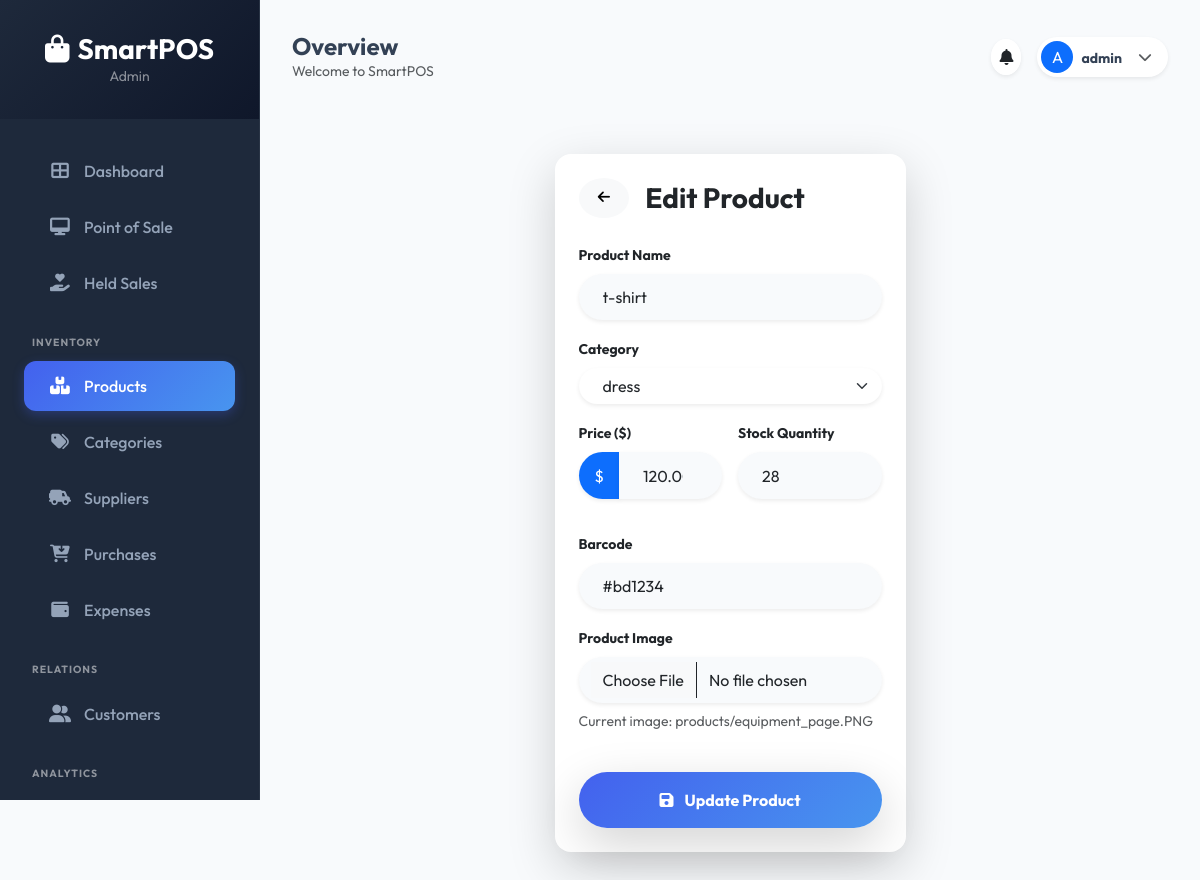
/products/edit/1/ (signed in), run on an earlier commit of the app's database.
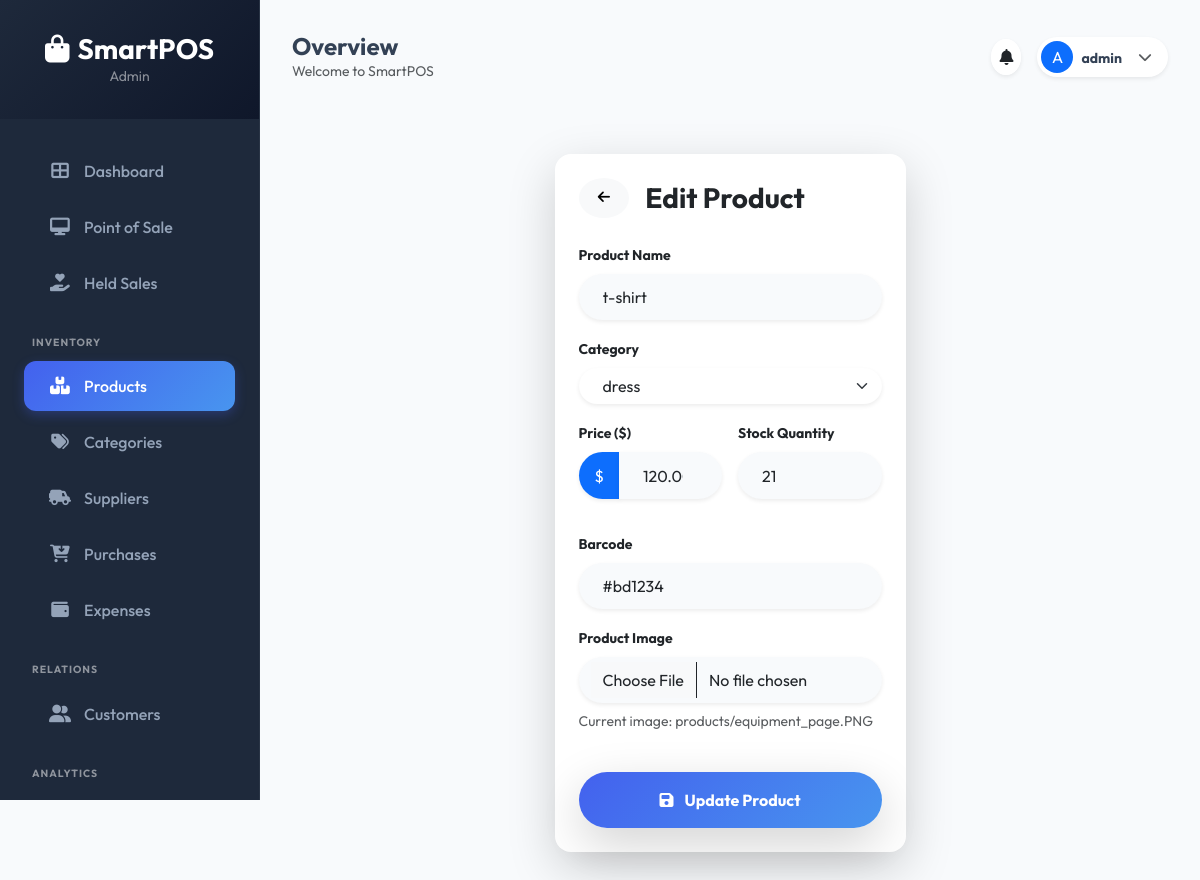
And on a later commit of the database.
### pos_app/models.py (models this page shows, shortened)
class Product(models.Model):
    name = models.CharField(max_length=200)
    category = models.ForeignKey(Category, on_delete=models.CASCADE, related_name='products')
    price = models.DecimalField(max_digits=10, decimal_places=2)
    stock = models.IntegerField(default=0)
    barcode = models.CharField(max_length=100, unique=True, blank=True, null=True)
    image = models.ImageField(upload_to='products/', blank=True, null=True)
    batch_number = models.CharField(max_length=100, blank=True, null=True)
    expiry_date = models.DateField(blank=True, null=True)
    min_stock_level = models.IntegerField(default=10)
    created_at = models.DateTimeField(auto_now_add=True)

class Category(models.Model):
    name = models.CharField(max_length=100)
    description = models.TextField(blank=True, null=True)

### pos_app/views.py (the view, shortened to what this page needs)
# urls.py: path('products/edit/<int:pk>/', views.product_edit, name='product_edit'),
@login_required
def product_edit(request, pk):
    product = get_object_or_404(Product, pk=pk)
    categories = Category.objects.all()
    return render(request, 'inventory/product_form.html', {'product': product, 'categories': categories})

### templates/inventory/product_form.html (shortened to what this page needs)
{% extends 'base.html' %}
{% block content %}
<div class="row justify-content-center py-5">
    <div class="col-md-6 col-lg-5">
        <div class="card p-4 shadow-lg border-0 rounded-4">
            <h3 class="fw-bold mb-4 d-flex align-items-center">
                <a href="{% url 'product_list' %}" class="btn btn-sm btn-light rounded-circle me-3"><i class="fas fa-arrow-left"></i></a>
                {% if product %}Edit Product{% else %}Add New Product{% endif %}
            </h3>
            <form method="POST" enctype="multipart/form-data">
                <div class="mb-3">
                    <label class="form-label small fw-bold">Product Name</label>
                    <input type="text" name="name" class="form-control rounded-pill border-0 shadow-sm px-4" value="{{ product.name|default:'' }}" required>
                </div>
                <div class="mb-3">
                    <label class="form-label small fw-bold">Category</label>
                    <select name="category" class="form-select rounded-pill border-0 shadow-sm px-4" required>
                        {% for cat in categories %}
                        <option value="{{ cat.id }}" {% if product.category.id == cat.id %}selected{% endif %}>{{ cat.name }}</option>
                        {% endfor %}
                    </select>
                </div>
                <div class="row g-3">
                    <div class="col-6 mb-3">
                        <label class="form-label small fw-bold">Price ($)</label>
                        <div class="input-group mb-3">
                            <span class="input-group-text rounded-start-pill border-0 shadow-sm bg-primary text-white px-3">$</span>
                            <input type="number" name="price" class="form-control rounded-end-pill border-0 shadow-sm px-4" step="0.01" value="{{ product.price|default:'0.00' }}" required>
                        </div>
                    </div>
                    <div class="col-6 mb-3">
                        <label class="form-label small fw-bold">Stock Quantity</label>
                        <input type="number" name="stock" class="form-control rounded-pill border-0 shadow-sm px-4" value="{{ product.stock|default:'0' }}" required>
                    </div>
                </div>
                <div class="mb-3">
                    <label class="form-label small fw-bold">Barcode</label>
                    <input type="text" name="barcode" class="form-control rounded-pill border-0 shadow-sm px-4" value="{{ product.barcode|default:'' }}">
                </div>
                <div class="mb-4">
                    <label class="form-label small fw-bold">Product Image</label>
                    <input type="file" name="image" class="form-control rounded-pill border-0 shadow-sm px-4">
                    {% if product.image %}
                    <small class="text-muted d-block mt-2">Current image: {{ product.image.name }}</small>
                    {% endif %}
                </div>
                <button type="submit" class="btn btn-primary w-100 rounded-pill py-3 fw-bold shadow-lg mt-3">
                    <i class="fas fa-save me-2"></i> {% if product %}Update Product{% else %}Add Product Now{% endif %}
                </button>
            </form>
        </div>
    </div>
</div>
{% endblock %}

What changed in the data, as far as the page shows it:
changed Product "products/equipment_page.PNG": stock "28" → "21"
